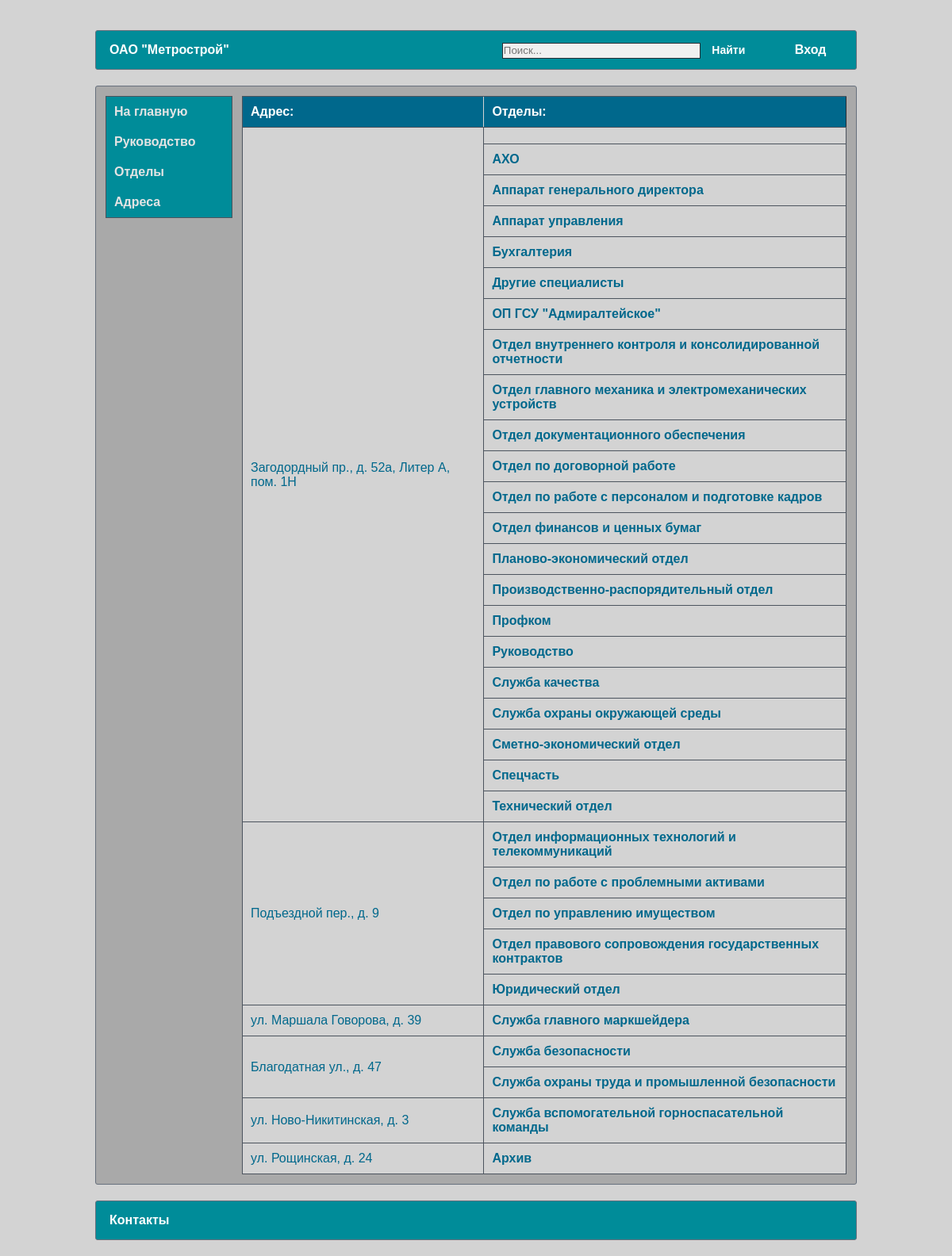
Screenshot of /addresses/ with the database file from the repository.
### catalog/models.py (models this page shows, shortened)
class AdressDepartment(models.Model):
    street = models.CharField(max_length=30, verbose_name="Улица")
    building = models.CharField(max_length=10, verbose_name="Дом/Строение")
    letter = models.CharField(max_length=20, verbose_name="Корпус/Литера", null=True, blank=True)
    room = models.CharField(max_length=20, verbose_name="Помещение", null=True, blank=True)
    class Meta:
        ordering = ["street"]
    def __str__(self):
        full_adress = self.street + ", " + self.building
        if self.letter:
            full_adress += ", " + self.letter
        if self.room:
            full_adress += ", " + self.room
        return full_adress

class Department(models.Model):
    name = models.TextField(max_length=150, verbose_name="Наименование отдела/подзразделения")
    short_name = models.CharField(max_length=50, verbose_name="Сокращенное название", null=True, blank=True)
    adress = models.ForeignKey('AdressDepartment', on_delete=models.SET_NULL, verbose_name="Местонахождение", null=True, blank=True)
    priority = models.IntegerField(verbose_name="Приоритет", null=False, blank=False, default=1)
    class Meta:
        ordering = ["priority"]
    def get_absolute_url(self):
        return reverse('department-detail', args=[str(self.id)])

### catalog/views.py (the view)
# urls.py: path('addresses/', AddressesView.as_view(), name='addresses'),
class AddressesView(View):
    def get(self, request):
        count_dep = {}  # словарь с кол-вом отделов по каждому адресу
        departments = Department.objects.all().order_by('name')
        for i in range(AdressDepartment.objects.count()):
            count = len(Department.objects.filter(adress=AdressDepartment.objects.get(id=i + 1)))
            count_dep[i + 1] = count
        adresses = AdressDepartment.objects.all().order_by('id')
        context = {"addresses": adresses, "departments": departments, "count_dep": count_dep}
        return render(request, 'catalog/addresses.html', context)

### catalog/views.py (called while the page is built)
@register.filter(name="get_item")
def get_item(dictionary, key):
    return dictionary.get(key)

### templates/catalog/addresses.html (shortened to what this page needs)
{% extends "catalog/base.html" %}
{% load static %}
{% block content %}
        <table class="bordered">
            <thead>
            <tr>
                <th style="border-left: 1px solid #4c545e">Адрес:</th>
                <th>Отделы:</th>
            </tr>
            </thead>
            <tbody>
            {% for address in addresses %}
                <tr>
                    <td style="text-align: left" width="40%" rowspan={{ count_dep|get_item:address.id }}>
                        {{ address }}
                    </td>
                    {% for department in departments %}
                        {% if department.adress == address %}
                            <td>
                                <b><a href="{{ department.get_absolute_url }}">{{ department.name }}</a></b>
                            </td>
                            </tr>
                        {% endif %}
                    {% endfor %}
            {% endfor %}
        </table>
{% endblock %}

### catalog/static/catalog/style.css (style rules this page uses)
* { margin: 0; padding: 0; }
a { color: #00688c; text-decoration: none; }
html,body { width: 100%; height: 100%; }
body { background: #d3d3d3; font-family: Arial; font-size: 14px; color: white; line-height: 18px; }
table.bordered { border-collapse: collapse; border: 1px solid #292e35; width: 100%; background-color: #d3d3d3; border-radius: 3px; border-spacing: 0; }
table.bordered th { padding: 10px; vertical-align: center; border-bottom: 1px solid #4c545e; border-top: 1px solid #4c545e; border-left: 1px solid lightgrey; }
table.bordered td { padding: 10px; vertical-align: center; border: 1px solid #4c545e; color: #00688c; }
table.bordered th { background-color: #00688c; text-align: left; font-weight: bold; color: white; }

### rows the page displays
AdressDepartment: street+building+letter "Загодордный пр., д. 52а, Литер А, пом. 1Н"
Department: name "АХО"
Department: name "Аппарат генерального директора"
Department: name "Аппарат управления"
Department: name "Бухгалтерия"
Department: name "Другие специалисты"
Department: name "ОП ГСУ \"Адмиралтейское\""
Department: name "Отдел внутреннего контроля и консолидированной отчетности"
Department: name "Отдел главного механика и электромеханических устройств"
Department: name "Отдел документационного обеспечения"
Department: name "Отдел по договорной работе"
Department: name "Отдел по работе с персоналом и подготовке кадров"
Department: name "Отдел финансов и ценных бумаг"
Department: name "Планово-экономический отдел"
Department: name "Производственно-распорядительный отдел"
Department: name "Профком"
Department: name "Руководство"
Department: name "Служба качества"
Department: name "Служба охраны окружающей среды"
Department: name "Сметно-экономический отдел"
Department: name "Спецчасть"
Department: name "Технический отдел"
AdressDepartment: street+building+letter "Подъездной пер., д. 9"
Department: name "Отдел информационных технологий и телекоммуникаций"
Department: name "Отдел по работе с проблемными активами"
Department: name "Отдел по управлению имуществом"
Department: name "Отдел правового сопровождения государственных контрактов"
Department: name "Юридический отдел"
AdressDepartment: street+building+letter "ул. Маршала Говорова, д. 39"
Department: name "Служба главного маркшейдера"
AdressDepartment: street+building+letter "Благодатная ул., д. 47"
Department: name "Служба безопасности"
Department: name "Служба охраны труда и промышленной безопасности"
AdressDepartment: street+building+letter "ул. Ново-Никитинская, д. 3"
Department: name "Служба вспомогательной горноспасательной команды"
AdressDepartment: street+building+letter "ул. Рощинская, д. 24"
Department: name "Архив"
